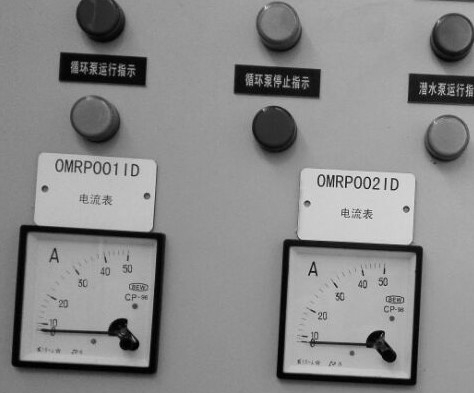
#> input picture 0521/p07_幾何形狀的檢測和擬合/img7/control.jpg, 474 x 393 px
$ python 04_AllContours.py
#> lines starting #> are read from the running program, lines starting #| are printed output that depends on the picture; after the words box and inside, x2 and y2 are one past the last pixel; in counts of white or black regions, pixels touching at a corner belong together
# -*- coding: utf-8 -*-
import numpy as np
import cv2
#主函數
if __name__ =="__main__":
    img = cv2.imread('img7/control.jpg',cv2.IMREAD_GRAYSCALE)
#> img is the input picture: shape (393, 474); min 0, max 247, mean 136.8
    #第二步：邊緣檢測 或者 閾值處理 生成一張二值圖
    img = cv2.GaussianBlur(img,(3,3),0.5)#高斯平滑處理
    binaryImg = cv2.Canny(img,50,200)
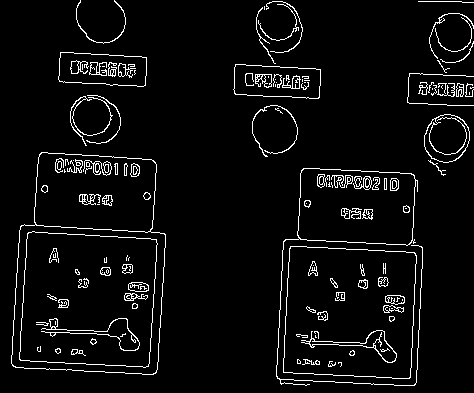
#> binaryImg: shape (393, 474); 4.9% white in thin lines or dots
    cv2.imshow("binaryImg",binaryImg)
    #第三步：邊緣的輪廓，返回的 contours 是一個 list 列表
    hc = cv2.findContours(binaryImg,cv2.RETR_EXTERNAL,cv2.CHAIN_APPROX_SIMPLE)
#> hc = 33 contours, 19 with area under 20; largest, box (x1, y1, x2, y2) and area: (11, 152, 166, 375) 29405, (283, 246, 417, 379) 16088, (276, 168, 423, 386) 8184, (58, 52, 147, 87) 2546, (233, 64, 321, 99) 2536
    contours = hc[1]
#> contours = 33 rows, first 6: [1, -1, -1, -1], [2, 0, -1, -1], [3, 1, -1, -1], [4, 2, -1, -1], [5, 3, -1, -1], [6, 4, -1, -1]
    #輪廓的數量
    n =  len(contours)
#> n = 1
    contoursImg = []
    #畫出找到的輪廓
    for i in range(n):
        #創建一個黑色畫布
        temp = np.zeros(binaryImg.shape,np.uint8)
        contoursImg.append(temp)
        #在第 i 個黑色畫布上，畫第 i 個輪廓
#> (the run stopped early here; a loop or call above may not have finished)
